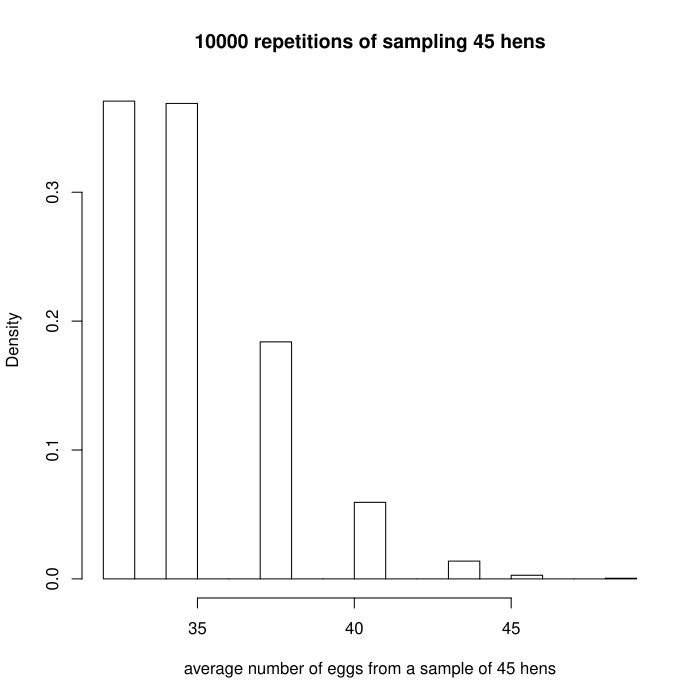

Generate this figure with R:
X = function(){
    if(runif(1) < 44/45){
        return(32)
    }
    else{
        return(156)
    }
}


Y = function(){
    total = 0
    for(i in 1:45){
        total = total + X()
    }
    return(total/45)
}


means = c()
for(i in 1:10000){
    means = c(means, Y())
}

hist(means, freq=FALSE, xlab="average number of eggs from a sample of 45 hens",
     main="10000 repetitions of sampling 45 hens")
